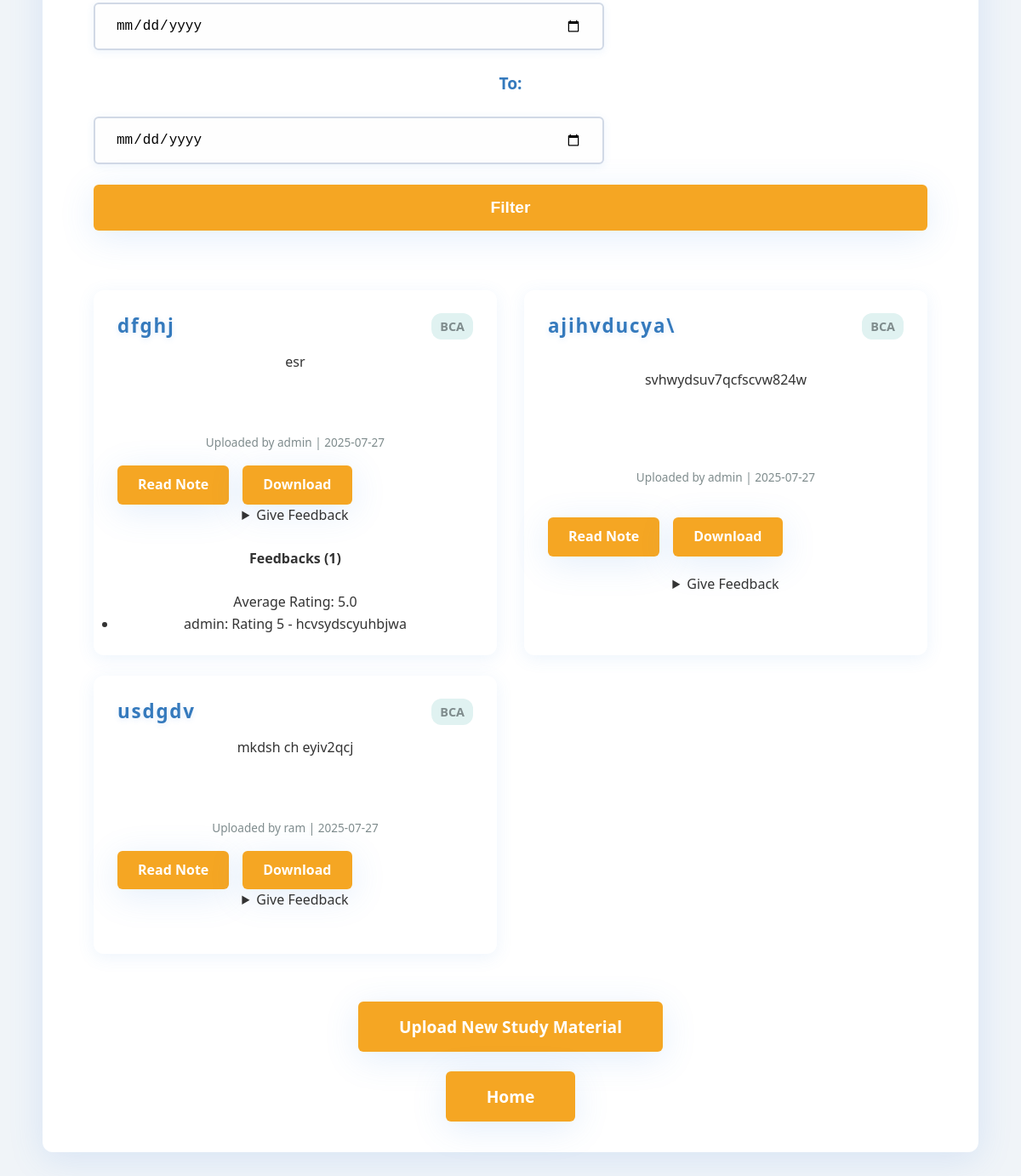
The page /materials/ (signed in, lower part) on the database as committed earlier.
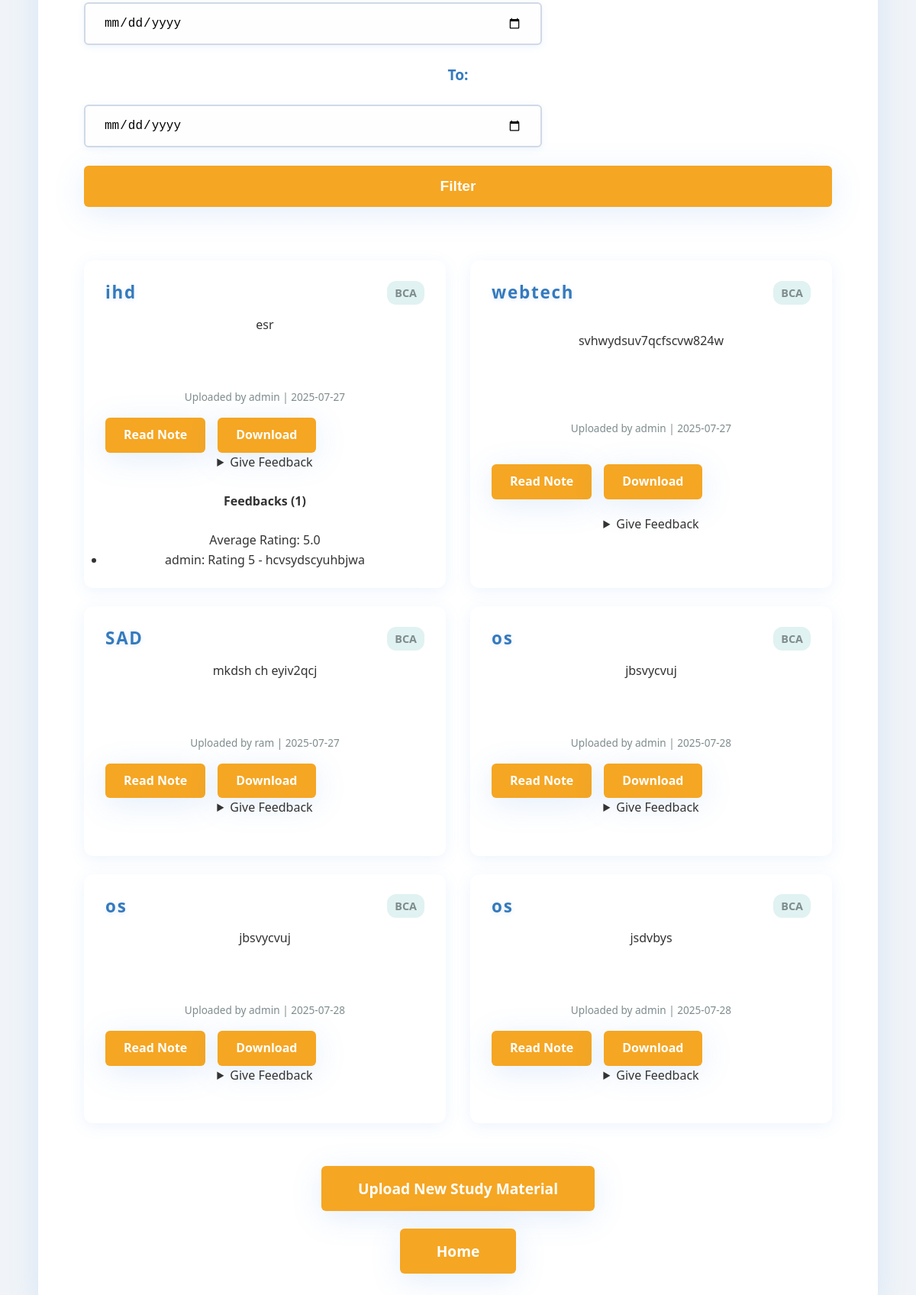
The same page on the database as committed later.
### notes/models.py (models this page shows, shortened)
class StudyMaterial(models.Model):
    SEMESTER_CHOICES = [
        ('1', '1st Semester'),
        ('2', '2nd Semester'),
        ('3', '3rd Semester'),
        ('4', '4th Semester'),
        ('5', '5th Semester'),
        ('6', '6th Semester'),
        ('7', '7th Semester'),
        ('8', '8th Semester'),
    ]
    title = models.CharField(max_length=200)
    description = models.TextField(blank=True)
    file = models.FileField(upload_to='study_materials/')
    department = models.ForeignKey(Department, on_delete=models.CASCADE)
    semester = models.CharField(max_length=1, choices=SEMESTER_CHOICES)
    subject = models.CharField(max_length=200)
    chapter_name = models.CharField(max_length=200)
    uploaded_by = models.ForeignKey(User, on_delete=models.CASCADE)
    upload_date = models.DateTimeField(auto_now_add=True)
    extracted_text = models.TextField(blank=True, null=True, help_text="Extracted text content from PDF for search")

class Department(models.Model):
    name = models.CharField(max_length=100, unique=True)

class Feedback(models.Model):
    study_material = models.ForeignKey(StudyMaterial, on_delete=models.CASCADE, related_name='feedbacks')
    user = models.ForeignKey(User, on_delete=models.CASCADE)
    rating = models.PositiveSmallIntegerField()
    comments = models.TextField(blank=True)
    created_at = models.DateTimeField(auto_now_add=True)

### notes/views.py (the view, shortened to what this page needs)
# urls.py: path('materials/', views.study_material_list, name='study_material_list'),
@login_required
def study_material_list(request):
    departments = Department.objects.all()
    faculty_choices = [(dept.name, dept.name) for dept in departments]
    subjects = StudyMaterial.objects.values_list('subject', flat=True).distinct().order_by('subject')
    filter_form = StudyMaterialFilterForm(request.GET, faculty_choices=faculty_choices)
    study_materials = StudyMaterial.objects.all()
    if filter_form.is_valid():
        subject = filter_form.cleaned_data.get('subject')
        semester = filter_form.cleaned_data.get('semester')
        faculty = filter_form.cleaned_data.get('faculty')
        date_from = filter_form.cleaned_data.get('date_uploaded_from')
        date_to = filter_form.cleaned_data.get('date_uploaded_to')
        search = filter_form.cleaned_data.get('search')
        if subject:
            study_materials = study_materials.filter(department__name__icontains=subject)
        if semester:
            study_materials = study_materials.filter(semester__icontains=semester)
        if faculty:
            study_materials = study_materials.filter(department__name__icontains=faculty)
        if date_from:
            study_materials = study_materials.filter(upload_date__gte=date_from)
        if date_to:
            study_materials = study_materials.filter(upload_date__lte=date_to)
    return render(request, 'notes/study_material_list.html', {
        'study_materials': study_materials,
        'departments': departments,
        'filter_form': filter_form,
        'subjects': subjects,
    })

### notes/forms.py
class StudyMaterialFilterForm(forms.Form):
    search = forms.CharField(required=False, label='Search')
    subject = forms.CharField(required=False, label='Subject')
    semester = forms.ChoiceField(required=False, choices=[('', 'All Semesters')] + [(str(i), str(i)) for i in range(1, 9)], label='Semester')
    faculty = forms.ChoiceField(required=False, choices=[], label='Faculty')
    date_uploaded_from = forms.DateField(required=False, widget=forms.DateInput(attrs={'type': 'date'}), label='Date From')
    date_uploaded_to = forms.DateField(required=False, widget=forms.DateInput(attrs={'type': 'date'}), label='Date To')
    def __init__(self, *args, **kwargs):
        faculty_choices = kwargs.pop('faculty_choices', [])
        super().__init__(*args, **kwargs)
        self.fields['faculty'].choices = [('', 'All Departments')] + [(val, label) for val, label in faculty_choices]

### notes/templatetags/feedback_extras.py (called while the page is built)
@register.filter
def average_rating(feedbacks):
    if not feedbacks:
        return "No ratings"
    total = sum(fb.rating for fb in feedbacks)
    count = len(feedbacks)
    return round(total / count, 2)

### notes/templates/notes/study_material_list.html (shortened to what this page needs)
{% load static %}
{% load feedback_extras %}
<!DOCTYPE html>
<html lang="en">
<head>
    <link rel="stylesheet" href="{% static 'css/global.css' %}" />
    <link rel="stylesheet" href="{% static 'css/study_material_list.css' %}" />
</head>
<body>
    <main class="container" role="main">
        <form method="get" id="filterForm" aria-label="Filter Study Materials">
            <input type="date" name="date_uploaded_from" value="{{ filter_form.data.date_uploaded_from|default_if_none:'' }}" onchange="document.getElementById('filterForm').submit();" aria-label="Filter by Date From" />
            <label for="date_uploaded_to">To:</label>
            <input type="date" name="date_uploaded_to" value="{{ filter_form.data.date_uploaded_to|default_if_none:'' }}" onchange="document.getElementById('filterForm').submit();" aria-label="Filter by Date To" />
            <button type="submit" class="btn-primary">Filter</button>
        </form>
        <div class="materials-grid" aria-live="polite" aria-relevant="additions removals">
            {% for material in study_materials %}
                <div class="material-card">
                    <div class="material-header">
                        <h3>{{ material.title }}</h3>
                        <span class="material-department">{{ material.department.name }}</span>
                    </div>
                    <p class="material-description">{{ material.description|truncatewords:30 }}</p>
                    <div class="material-meta">
                        <span>Uploaded by {{ material.uploaded_by.username }}</span> |
                        <span>{{ material.upload_date|date:"Y-m-d" }}</span>
                    </div>
                    <div class="material-actions">
                        <a href="{{ material.file.url }}" target="_blank" class="btn-primary btn-sm">
                            Read Note
                        </a>
                        <a href="{% url 'notes:download_study_material' material.pk %}" class="btn-primary btn-sm">Download</a>
                    </div>
                    <details>
                        <summary>Give Feedback</summary>
                    </details>
                    <br />
                    {% with feedbacks=material.feedbacks.all %}
                        {% if feedbacks %}
                            <strong>Feedbacks ({{ feedbacks.count }})</strong><br />
                            Average Rating: {{ feedbacks|average_rating }}<br />
                            <ul>
                                {% for fb in feedbacks %}
                                    <li>{{ fb.user.username }}: Rating {{ fb.rating }} - {{ fb.comments }}</li>
                                {% endfor %}
                            </ul>
                        {% endif %}
                    {% endwith %}
                </div>
            {% empty %}
                <p>No study materials found.</p>
            {% endfor %}
        </div>
        <br /><br />
        <p><a href="{% url 'notes:upload_study_material' %}" class="btn-primary">Upload New Study Material</a></p>
        <br /><br />
        <p><a href="{% url 'notes:home' %}" class="btn-primary">Home</a></p>
    </main>
</body>
</html>

### notes/static/css/global.css (style rules this page uses)
:root { --color-primary: #4a90e2; --color-primary-dark: #357ABD; --color-accent: #f5a623; --color-bg: #f0f4f8; --color-white: #ffffff; --color-text: #333333; --color-muted: #7f8c8d; --color-border: #d1d9e6; --border-radius: 12px; --border-radius-sm: 6px; --font-family: 'Poppins', 'Segoe UI', Tahoma, Geneva, Verdana, sans-serif; --transition: 0.4s cubic-bezier(.4,0,.2,1); --shadow-light: 0 4px 20px rgba(74, 144, 226, 0.1); --shadow-medium: 0 8px 40px rgba(74, 144, 226, 0.15); --shadow-dark: 0 12px 60px rgba(74, 144, 226, 0.2); }
* { margin: 0; padding: 0; box-sizing: border-box; }
body { font-family: var(--font-family); background: var(--color-bg); color: var(--color-text); font-size: 16px; line-height: 1.6; min-height: 100vh; transition: background 0.5s; }
a { color: var(--color-primary); text-decoration: none; transition: color var(--transition); }
.container { max-width: 1100px; margin: 70px auto 60px; background: var(--color-white); padding: 50px 60px; border-radius: var(--border-radius); box-shadow: var(--shadow-medium); transition: box-shadow var(--transition), background 0.5s; text-align: center; }
h1, h2, h3 { color: var(--color-primary-dark); margin-bottom: 25px; font-weight: 800; letter-spacing: 0.08em; text-shadow: 0 2px 6px rgba(74, 144, 226, 0.15); }
h3 { font-size: 2rem; }
button, .btn-primary { background: var(--color-accent); color: var(--color-white); border: none; padding: 16px 48px; font-size: 1.2rem; font-weight: 700; border-radius: var(--border-radius-sm); cursor: pointer; box-shadow: var(--shadow-medium); transition: background var(--transition), transform 0.3s; }
form { display: flex; flex-direction: column; gap: 24px; margin-bottom: 50px; }
form label { font-weight: 700; font-size: 1.2rem; color: var(--color-primary-dark); }
input[type="text"], input[type="email"], input[type="password"], input[type="date"], select, textarea { padding: 16px 24px; border-radius: var(--border-radius-sm); border: 2px solid var(--color-border); font-size: 1rem; background: #fefefe; box-shadow: 0 2px 10px rgba(74, 144, 226, 0.1); transition: border-color 0.3s, box-shadow 0.3s; width: 100%; max-width: 600px; }

### notes/static/css/study_material_list.css (style rules this page uses)
.materials-grid { display: grid; grid-template-columns: repeat(auto-fill, minmax(320px, 1fr)); gap: 24px 32px; padding: 20px 0; }
.material-card { background: var(--color-white); border-radius: var(--border-radius); box-shadow: var(--shadow-light); padding: 24px 28px; display: flex; flex-direction: column; justify-content: space-between; transition: box-shadow 0.3s ease; }
.material-header { display: flex; justify-content: space-between; align-items: center; margin-bottom: 12px; }
.material-header h3 { font-size: 1.4rem; font-weight: 700; color: var(--color-primary-dark); margin: 0; }
.material-department { font-size: 0.9rem; font-weight: 600; color: var(--color-muted); background: #e0f2f1; padding: 4px 10px; border-radius: 12px; }
.material-description { font-size: 1rem; color: var(--color-text); margin-bottom: 16px; min-height: 80px; overflow: hidden; text-overflow: ellipsis; }
.material-meta { font-size: 0.85rem; color: var(--color-muted); margin-bottom: 16px; }
.material-actions { display: flex; gap: 16px; flex-wrap: nowrap; justify-content: flex-start; align-items: center; }
.btn-primary.btn-sm { padding: 10px 24px; font-size: 1rem; font-weight: 700; border-radius: var(--border-radius-sm); box-shadow: var(--shadow-medium); transition: background 0.3s ease, transform 0.2s ease; display: inline-flex; align-items: center; gap: 8px; text-decoration: none; color: var(--color-white); background-color: var(--color-accent); border: none; cursor: pointer; white-space: nowrap; }

Rows that differ between the two databases and show on the page:
changed StudyMaterial "esr": title "dfghj" → "ihd"
changed StudyMaterial "svhwydsuv7qcfscvw824w": title "ajihvducya\\" → "webtech"
changed StudyMaterial "mkdsh ch eyiv2qcj": title "usdgdv" → "SAD"
added StudyMaterial: title "os", department.name "BCA", description "jbsvycvuj", uploaded_by.username "admin", upload_date "2025-07-28"
added StudyMaterial: title "os", department.name "BCA", description "jbsvycvuj", uploaded_by.username "admin", upload_date "2025-07-28"
added StudyMaterial: title "os", department.name "BCA", description "jsdvbys", uploaded_by.username "admin", upload_date "2025-07-28"
